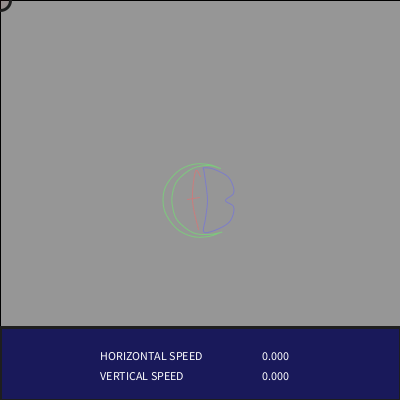
Frame 1 (no input)
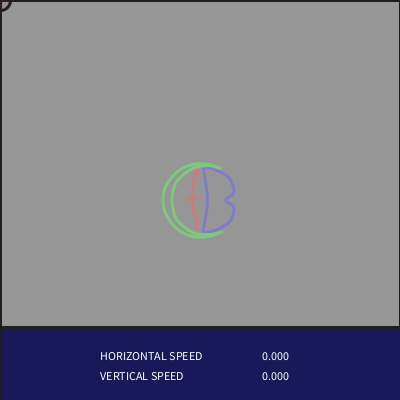
Frame 60 (the mouse pressed at the canvas centre just before this capture)
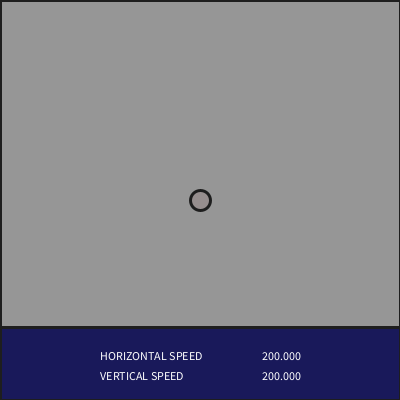
Frame 120 (the mouse held since frame 60 and released just before this capture)

The Processing sketch that drew these frames (run headless with seeded random() and noise(); from frame 60 on, the mouse is pressed at the canvas centre):

// Processing sketch: processing_42141
// ── processing_42141.pde

// homeWork (7); 
// copyright Carl Bajandas 2011 Pittsburgh, PA

//////////////////////// GLOBAL \\\\\\\\\\\\\\\\\\\\\\\\\\

float 
x,
xPos, 
yPos, 
dia, 
inc,
deltaX, 
deltaY,
spaceX,
spaceY,
distX,
distY, 
speedX, 
speedY;

///////////////////////SETUP\\\\\\\\\\\\\\\\\\\\\\\\\\\\\\
void setup ()
{
size (400,400)   ;
smooth         ();
noFill         ();
noCursor       ();
dia  = height*.1 ;
inc  = 2         ;
xPos = width/2   ;
yPos = height/2  ;
x    = 5         ;
deltaX = 2       ;
deltaY = 2       ;
speedX = 0       ;
speedY = 0       ;
distX = 0        ;
distY = 0        ; 

}

///////////////////////DRAW\\\\\\\\\\\\\\\\\\\\\\\\\\\\\\\
void draw ()
{
  background (120);
  prepScreen ();
  moveCFB ();
  CFB(height*2, width*2, 0 ,0  );
  centerCFB ();
  printBox ();
  textPrint ();
  mouse ();
  

}
 

///////////////////FUNCTIONS CALLED\\\\\\\\\\\\\\\\\\\\\
void mouse ()
{
             //  translate (width/2, yPos-height*.1);  
 fill (150, 50, 50, 20);
 ellipse (mouseX, mouseY, height*.05, width*.05); 
}
//////////////////////////////////////////////////////////
void prepScreen ()
{
 fill (150);
 rect (0,0, width, height); 
}
/////////////////////////////////////////////////

void centerCFB ()
   {
     if (keyPressed == true) {
       xPos   = width/2;
       yPos   = height/2;
       speedX = 0;
       speedY = 0;
     }
   }
//     else (keyPressed == false)
//     {
//     deltaX=2
//     deltaY=2
//     }

//////////////////////////////////////////
void moveCFB ()
{

  distX = mouseX - pmouseX;
  distY = mouseY - pmouseY;
  
  speedX += distX/10;
  speedY += distY/10;
  
  xPos += speedX;
  yPos += speedY;
  
  
  
  //xPos -= dx/100;
  //yPos -= dy/100;  //  yPos = yPos + dy/20
  
  if(yPos > height + dia) yPos = - dia;
  else if(yPos < - dia) yPos = height + dia;
  
  if(xPos > width + dia) xPos = - dia;
  else if(xPos < -dia) xPos = width + dia;
  
  CFB(xPos, yPos, dia*2, dia*2);
  
  
  
  
//      if (mouseX >0 && mouseX < width/2) {
//         deltaX = deltaX - (width/2 - mouseX)/30;
//      }
//      else {
//         deltaX  = deltaX + (width/2 + mouseX)/90;
//      }
//      
//      if (mouseY >0 && mouseY < width/2) 
//      {
//        deltaY = deltaY - (width/2 - mouseY)/30;
//      }
//      else 
//      {
//         deltaY = deltaY + (width/2 + mouseY)/90;
//      }
//                
//     CFB (width/2 + deltaX, height/2 + deltaY, dia*2, dia*2);
} 

// if (CFB > width + deltaX)
//  {
//    CFB = width - deltaX;
//  }
// 
//}
///////////////////////////////////////CALL printBox 

void printBox ()
{
stroke (30);
strokeWeight (3);
fill (25,25, 90);
rect (0, height, width, height /-5.5); 
} 
//////////////////////////////////////////////

void textPrint()
{
  fill(255, 255, 255);
  text("HORIZONTAL SPEED", width/4, height*.9);
  text("VERTICAL SPEED", width/4, height*.95);
  text (speedX*10, width*.65, height*.9);
  text (speedY*10, width*.65, height*.95);
}



///////////////////////////////////////// CALL CFB 
////////////////////////////////////////////
////////////////////////////////////////////
////////////////////////////////////////////
void CFB (float x, float y, float wd, float ht)
{

                   //// THIS IS THE B \\\\
beginShape ();
noFill();
stroke( 125, 125, 200); // blue 
  curveVertex ( x + .04 * wd, y - .39 *ht);
  curveVertex ( x + .04 * wd, y - .39 *ht);
  curveVertex ( x + .07 * wd, y - .23 *ht);
  curveVertex ( x + .09 * wd, y);
  curveVertex ( x + .07 * wd, y + .23 *ht);
  curveVertex ( x + .04 * wd, y + .39 *ht);
  curveVertex ( x + .14 * wd, y + .39 *ht);
  curveVertex ( x + .33 * wd, y + .31 *ht);
  curveVertex ( x + .40 * wd, y + .20 *ht);
  curveVertex ( x + .42 * wd, y + .08 *ht);
  curveVertex ( x + .32 * wd, y);
  curveVertex ( x + .42 * wd, y - .08 *ht);
  curveVertex ( x + .40 * wd, y - .20 *ht);
  curveVertex ( x + .33 * wd, y - .31 *ht);
  curveVertex ( x + .14 * wd, y - .39 *ht);
  curveVertex ( x + .04 * wd, y - .39 *ht);
  curveVertex ( x + .33 * wd, y - .31 *ht);

endShape();


                   //// THIS IS THE C \\\\

              // this is the C's inner arc
  
beginShape ();
stroke( 125, 200, 125 ); // green 
  curveVertex   ( x + .25 * wd, y - .40 * ht );
  curveVertex   ( x + .25 * wd, y - .40 * ht );
  curveVertex   ( x + .10 * wd, y - .43 * ht );
  curveVertex   ( x - .10 * wd, y - .40 * ht );
  curveVertex   ( x - .28 * wd, y - .25 * ht );
  curveVertex   ( x - .35 * wd, y - .08 * ht );
  curveVertex ( x - .35 * wd, y + .08 * ht );
  curveVertex ( x - .28 * wd, y + .25 * ht );
  curveVertex ( x - .10 * wd, y + .40 * ht );
  curveVertex ( x + .10 * wd, y + .43 * ht );
  curveVertex ( x + .25 * wd, y + .40 * ht );

              // this is the C's outer arc 

  curveVertex   ( x + .25 * wd, y + .40 * ht );
  curveVertex   ( x + .10 * wd, y + .45 * ht );
  curveVertex   ( x - .10 * wd, y + .45 * ht );
  curveVertex   ( x - .30 * wd, y + .35 * ht );
  curveVertex   ( x - .45 * wd, y + .13 * ht );
  curveVertex ( x - .45 * wd, y - .13 * ht );
  curveVertex ( x - .30 * wd, y - .35 * ht );
  curveVertex ( x - .10 * wd, y - .45 * ht );
  curveVertex ( x + .10 * wd, y - .45 * ht );
  curveVertex ( x + .25 * wd, y - .40 * ht );
  curveVertex ( x + .25 * wd, y - .40 * ht );        
endShape();

              //// THIS IS THE effin F \\\\
              
beginShape ();
stroke (200,125,125);
  curveVertex ( x + .01 * wd, y - .30 * ht); 
  curveVertex ( x + .01 * wd, y - .30 * ht); 
  curveVertex ( x - .06 * wd, y - .36 * ht); 
  curveVertex ( x - .10 * wd, y);
  curveVertex ( x - .02 * wd, y + .37 * ht);
  curveVertex ( x - .02 * wd, y + .37 * ht);

endShape(); 

             //// this is the f's cross \\\\
             
beginShape();             
  vertex  ( x - .16 * wd, y - .01 * ht); 
  vertex  ( x - .01 * wd, y - .03 * ht); 
endShape  ();
}
